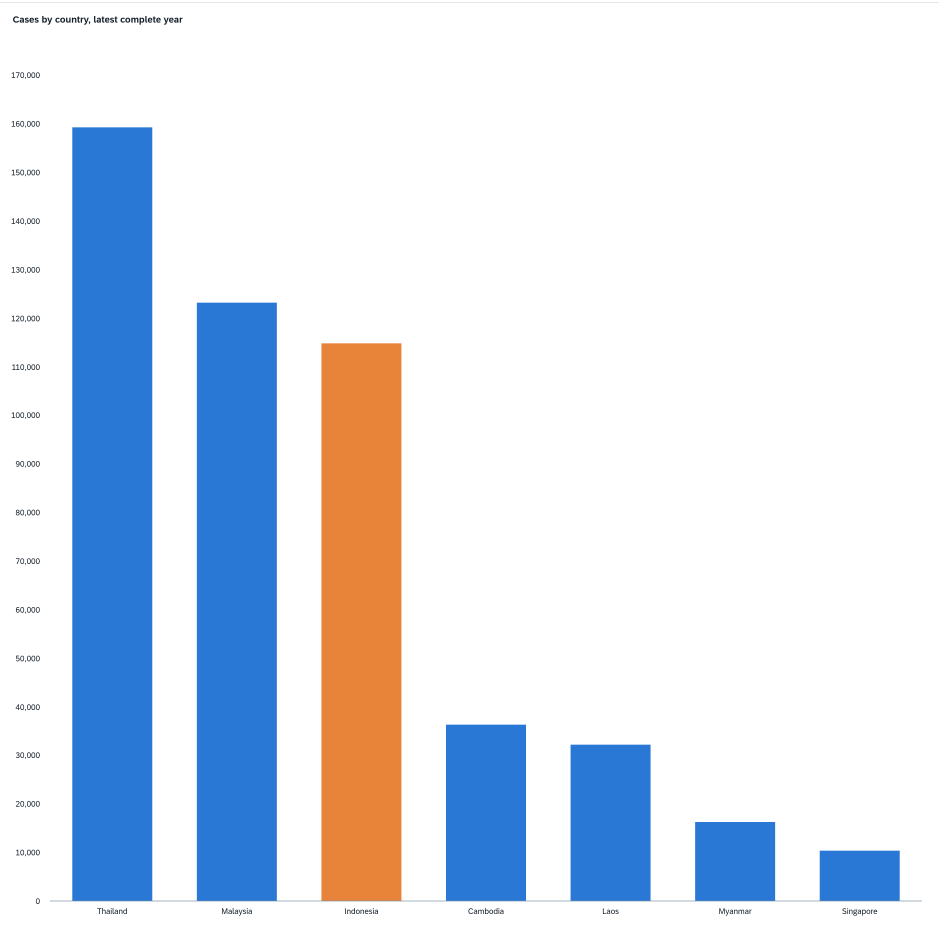
#> input picture storyboard/gambar-sac/h02-per-negara.png, 2816 x 2816 px (shown at 1/3 size); its folder holds only this picture in this run
$ python siapkan-gambar.py
#> lines starting #> are read from the running program, lines starting #| are printed output that depends on the picture; after the words box and inside, x2 and y2 are one past the last pixel; in counts of white or black regions, pixels touching at a corner belong together
#!/usr/bin/env python3
r"""
Siapkan ekspor SAC untuk dek: buang judul bawaan, chrome widget, sisa tooltip,
lalu rapatkan margin putih.

SAC mengekspor tiap widget dengan judulnya sendiri di baris atas. Judul itu
sudah ditulis ulang oleh \sacslot di LaTeX dengan ukuran yang terbaca, jadi
versi bawaannya cuma menggandakan teks dan memakan tinggi gambar. Skrip ini
memotongnya, lalu memangkas margin putih supaya bidang plot mengisi slot.

  gambar-sac/*.png  ->  gambar-siap/*.png
r"""
import os
import numpy as np
from PIL import Image

SUMBER = "gambar-sac"
TUJUAN = "gambar-siap"
RASIO = "gambar-siap/rasio.tex"

# Baris yang dipotong dari atas, per berkas. Default 100 menghapus garis tipis
# di baris 6-7 dan pita judul di baris 47-73 pada semua ekspor persegi.
POTONG_ATAS = {
    "h03-alur": 0,              # diagram bentuk, tidak berjudul
    "h08-kalender-tha": 194,    # tooltip nyangkut; sisa bingkainya habis di baris 193
    "h12-tolok-ukur": 175,      # judul + baris chrome widget SAC
    "h13-tenggang": 175,        # sama
}
DEFAULT_ATAS = 100

BATAS_PUTIH = 247   # di atas ini dianggap latar
PADDING = 8         # sisa napas di tepi, dalam piksel sumber

# Peta panas memakai skala merah-putih saja, jadi piksel biru di dalamnya pasti
# sisa keadaan hover SAC (label bulan tersorot, garis seleksi sel) dan bukan
# data. Untuk berkas ini saja, biru itu ditimpa warna tetangga terdekat.
TANPA_BIRU_SAH = {
    "h06-heatmap-jeda",
    "h07-anomali",
    "h08-kalender-idn",
    "h08-kalender-tha",
    "h10-kalender-prioritas",
}


LABEL_GELAP = (74, 74, 74)   # abu label sumbu bawaan SAC


# [34 lines left out: function hapus_sorotan, not called in this run]


def pangkas(path_masuk, path_keluar):
#> called with path_masuk = 'gambar-sac/h02-per-negara.png', path_keluar = 'gambar-siap/h02-per-negara.png'
    im = Image.open(path_masuk).convert("RGB")
#> im is the input picture: PIL image 2816x2816 RGB; mean R, G, B 217.8, 225.7, 237.7
    nama = os.path.splitext(os.path.basename(path_masuk))[0]

    atas = POTONG_ATAS.get(nama, DEFAULT_ATAS)
    if atas:
        im = im.crop((0, atas, im.width, im.height))
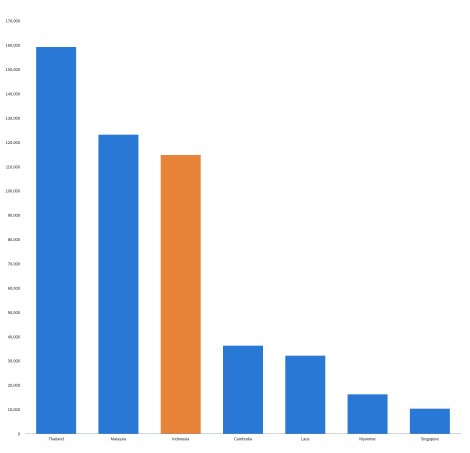
#> im: PIL image 2816x2716 RGB (shown at 1/6 size); mean R, G, B 216.6, 224.8, 237.2

    if nama in TANPA_BIRU_SAH:
        im = hapus_sorotan(im)

    a = np.asarray(im.convert("L"))
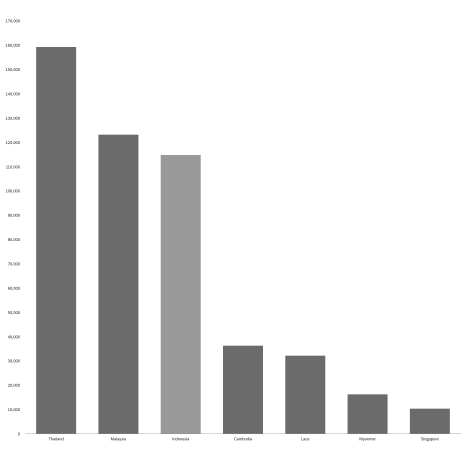
#> a: shape (2716, 2816) (shown at 1/6 size); min 28, max 255, mean 223.7
    tinta = a < BATAS_PUTIH
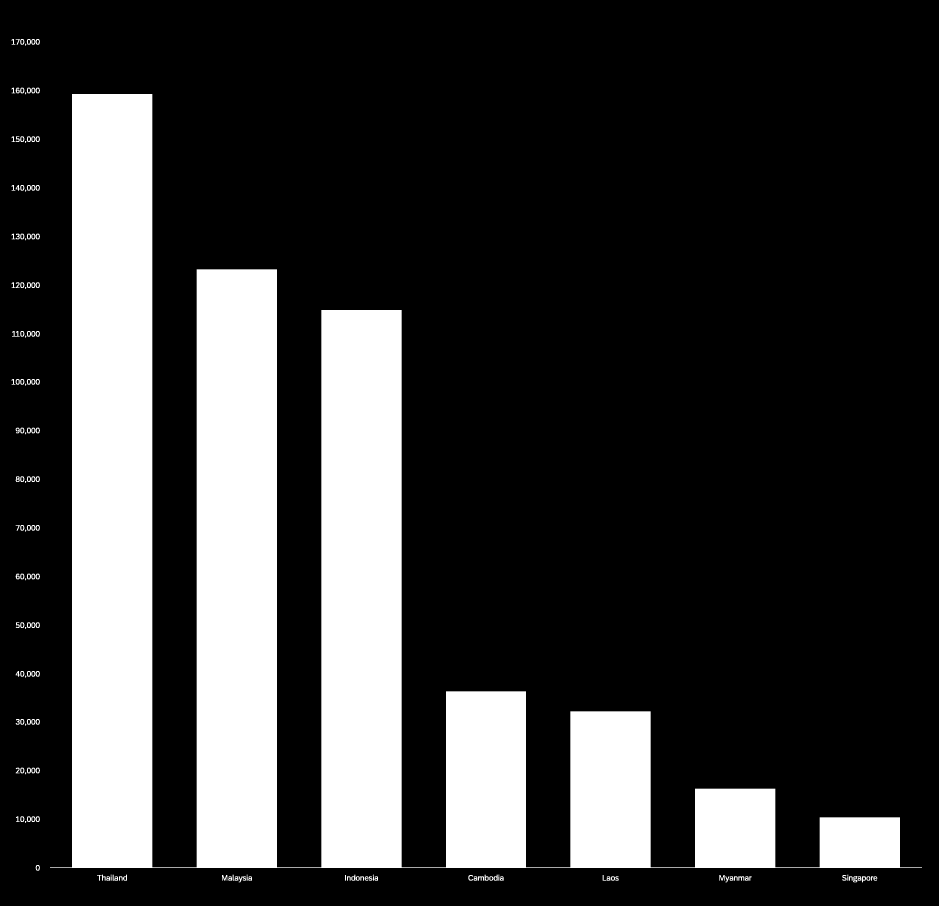
#> tinta: shape (2716, 2816) bool (shown at 1/3 size); 22.9% white; 167 white regions (22 under 20 px), largest, box (x1, y1, x2, y2) and area: (150, 282, 2766, 2604) 1732192, (715, 2629, 738, 2647) 179, (36, 993, 59, 1010) 165
    baris = np.flatnonzero(tinta.any(axis=1))
#> baris = 2392 values from 117 to 2646
    kolom = np.flatnonzero(tinta.any(axis=0))
#> kolom = 2696 values from 35 to 2765
    if not len(baris) or not len(kolom):
        im.save(path_keluar)
        return im.size, im.size

    y0 = max(0, baris[0] - PADDING)
#> y0 = 109
    y1 = min(a.shape[0], baris[-1] + 1 + PADDING)
#> y1 = 2655
    x0 = max(0, kolom[0] - PADDING)
#> x0 = 27
    x1 = min(a.shape[1], kolom[-1] + 1 + PADDING)
#> x1 = 2774

    hasil = im.crop((x0, y0, x1, y1))
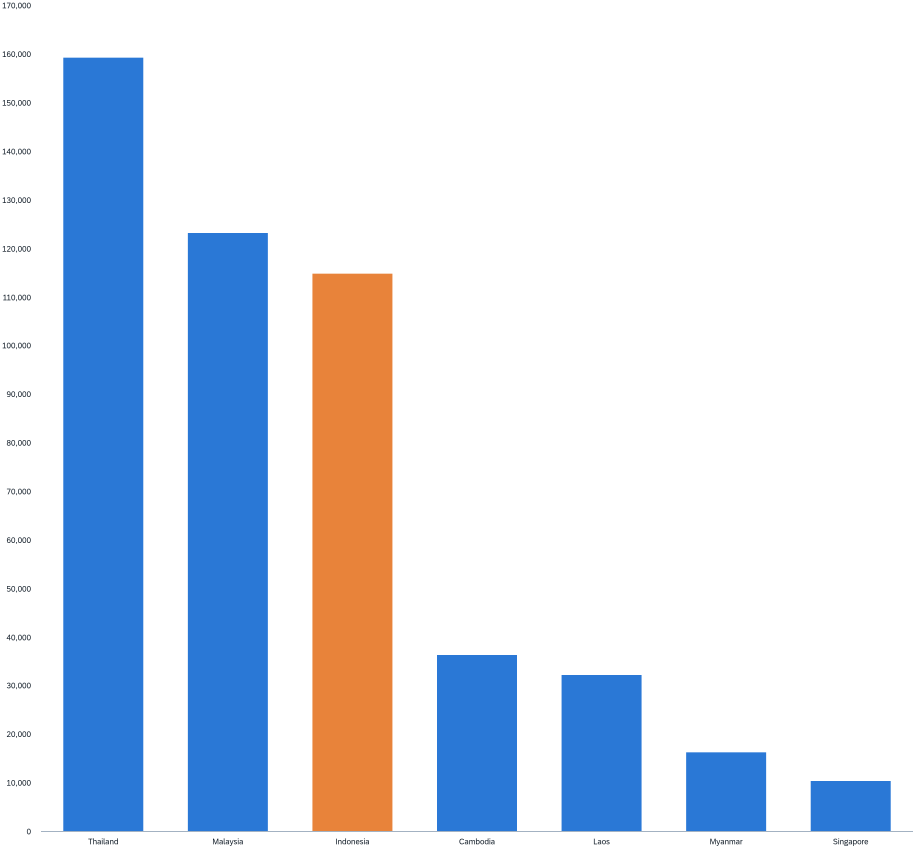
#> hasil: PIL image 2747x2546 RGB (shown at 1/3 size); mean R, G, B 213, 222, 235.6
    hasil.save(path_keluar, optimize=True)
    return Image.open(path_masuk).size, hasil.size


def main():
    os.makedirs(TUJUAN, exist_ok=True)
    rasio_tex = [
        "% Dibuat otomatis oleh siapkan-gambar.py -- jangan disunting tangan.",
        "% Rasio lebar/tinggi tiap gambar yang sudah dipangkas, supaya \\sacslot",
        "% bisa menghitung lebar kotak dari tingginya dan menggambar bingkai",
        "% kartu yang persis sebesar gambarnya.",
    ]
    for berkas in sorted(os.listdir(SUMBER)):
        if not berkas.endswith(".png"):
            continue
        nama = os.path.splitext(berkas)[0]
        lama, baru = pangkas(os.path.join(SUMBER, berkas),
                             os.path.join(TUJUAN, berkas))
        rasio = baru[0] / baru[1]
#> rasio = 1.08
        rasio_tex.append(
            f"\\expandafter\\def\\csname rasio@{nama}\\endcsname{{{rasio:.4f}}}")
        print(f"{berkas:30s} {lama[0]}x{lama[1]} -> {baru[0]}x{baru[1]}"
              f"  (w/h {rasio:.2f})")
#| h02-per-negara.png             2816x2816 -> 2747x2546  (w/h 1.08)
    with open(RASIO, "w") as f:
        f.write("\n".join(rasio_tex) + "\n")
    print(f"\n-> {RASIO} ({len(rasio_tex) - 4} rasio)")
#| -> gambar-siap/rasio.tex (1 rasio)


if __name__ == "__main__":
    main()

$ run again, on storyboard/gambar-sac/h05-musiman-tha.png
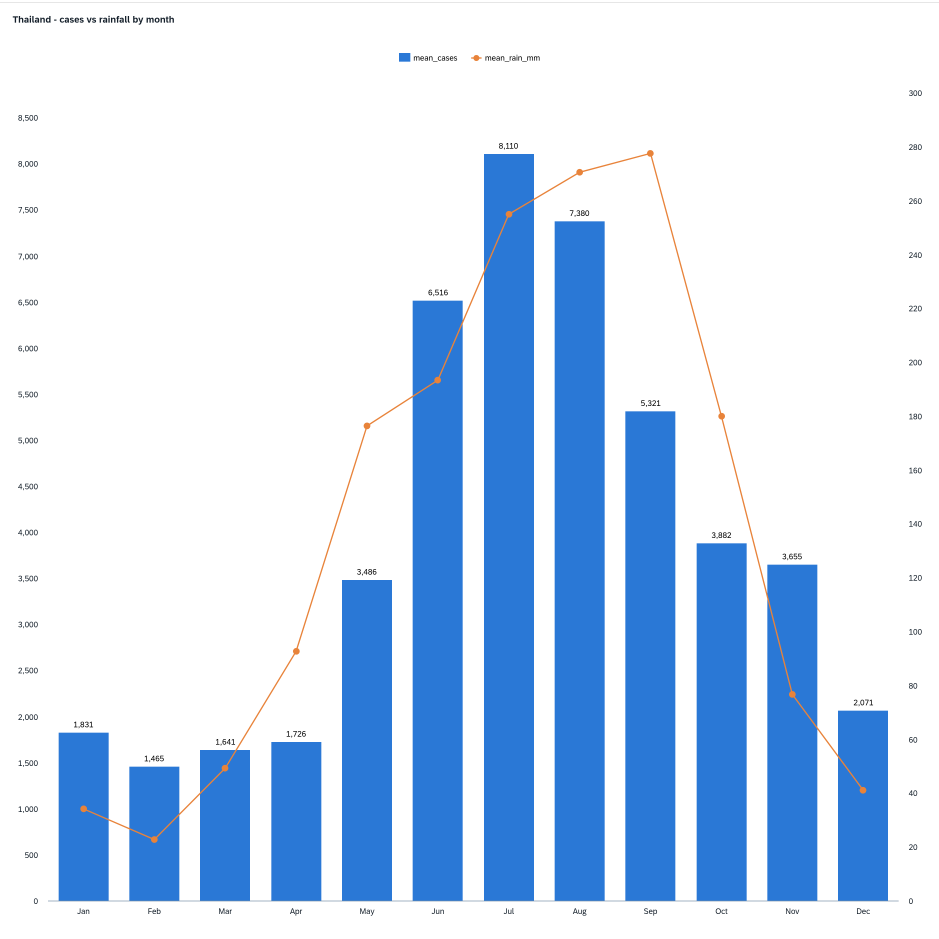
#> input picture storyboard/gambar-sac/h05-musiman-tha.png, 2816 x 2816 px (shown at 1/3 size)
#> in pangkas, im is the input picture: PIL image 2816x2816 RGB; mean R, G, B 202.1, 220.9, 243.7
#> im: PIL image 2816x2716 RGB
#> in pangkas, `tinta = a < BATAS_PUTIH`:
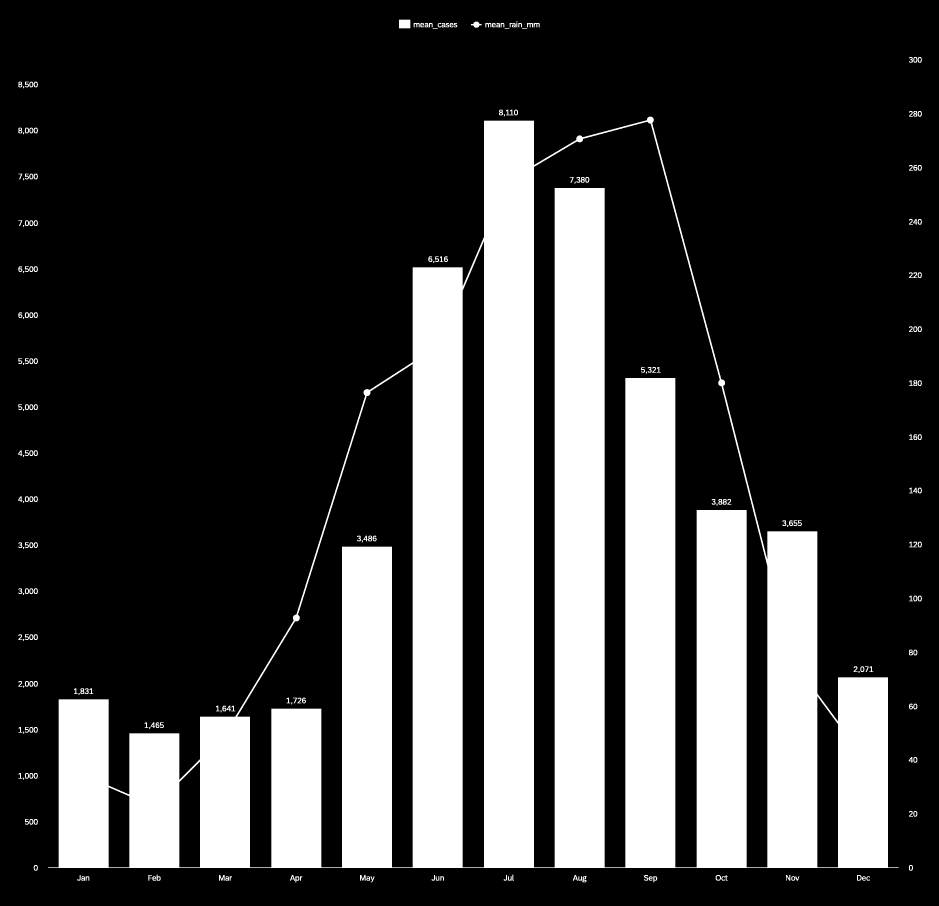
#> tinta: shape (2716, 2816) bool (shown at 1/3 size); 26.1% white; 245 white regions (29 under 20 px), largest, box (x1, y1, x2, y2) and area: (144, 350, 2696, 2604) 1971388, (1197, 59, 1231, 85) 884, (1413, 65, 1445, 83) 333
#> baris = 2370 values from 59 to 2646
#> kolom = 2646 values from 54 to 2765
#> y0 = 51
#> y1 = 2655
#> x0 = 46
#> x1 = 2774
#> in pangkas, `hasil = im.crop((x0, y0, x1, y1))`:
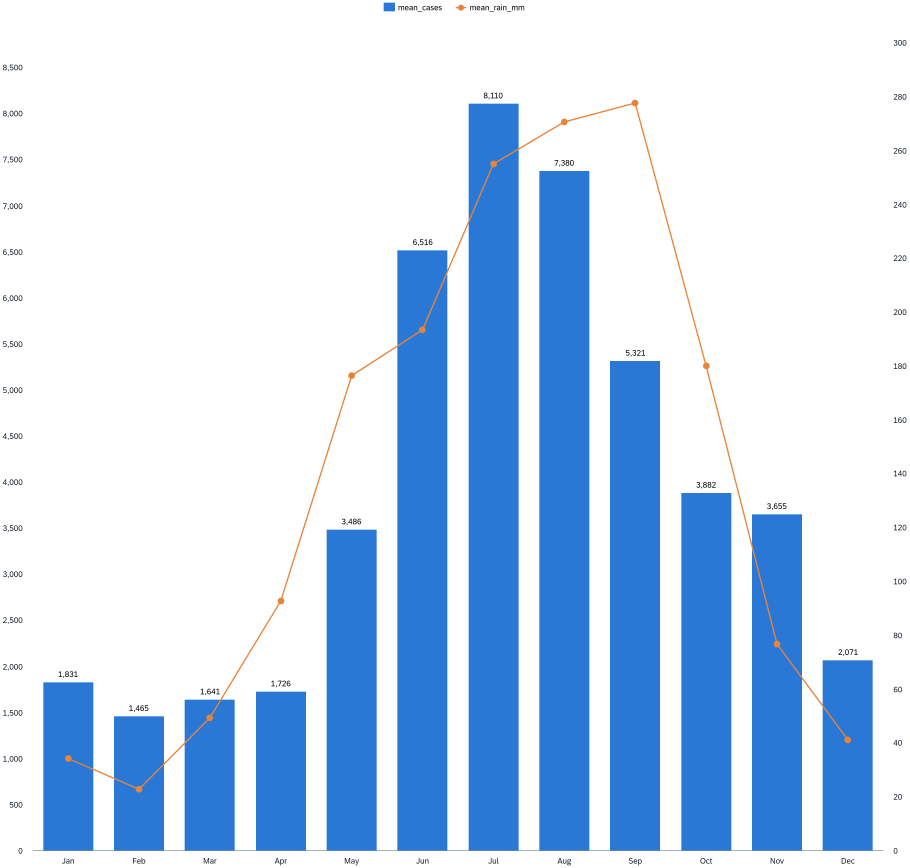
#> hasil: PIL image 2728x2604 RGB (shown at 1/3 size); mean R, G, B 196, 217.1, 242.6
#> rasio = 1.05
#| h05-musiman-tha.png            2816x2816 -> 2728x2604  (w/h 1.05)
#| -> gambar-siap/rasio.tex (1 rasio)

$ run again, on storyboard/gambar-sac/h06-heatmap-jeda.png
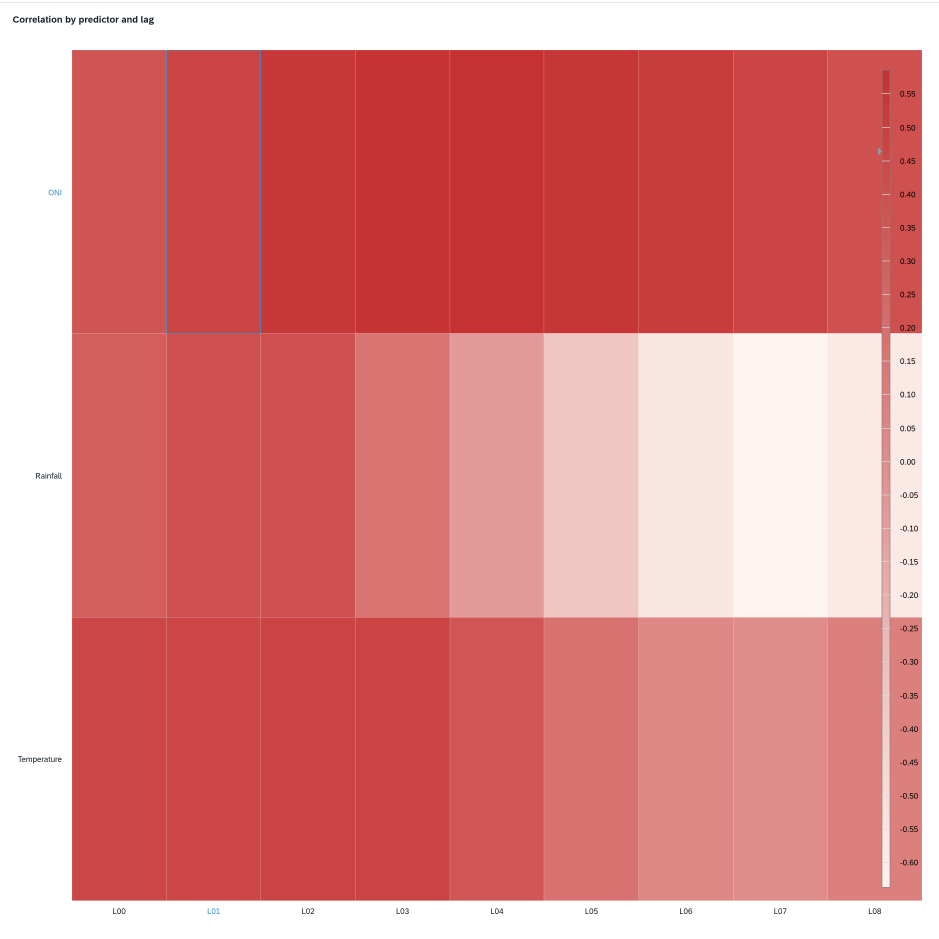
#> input picture storyboard/gambar-sac/h06-heatmap-jeda.png, 2816 x 2816 px (shown at 1/3 size)
#> in pangkas, im is the input picture: PIL image 2816x2816 RGB; mean R, G, B 220.4, 133.5, 132.6
#> im: PIL image 2816x2716 RGB
#> in hapus_sorotan, `biru = (a[:, :, 2] - a[:, :, 0] > 30) & (a[:, :, 2] > 110)`:
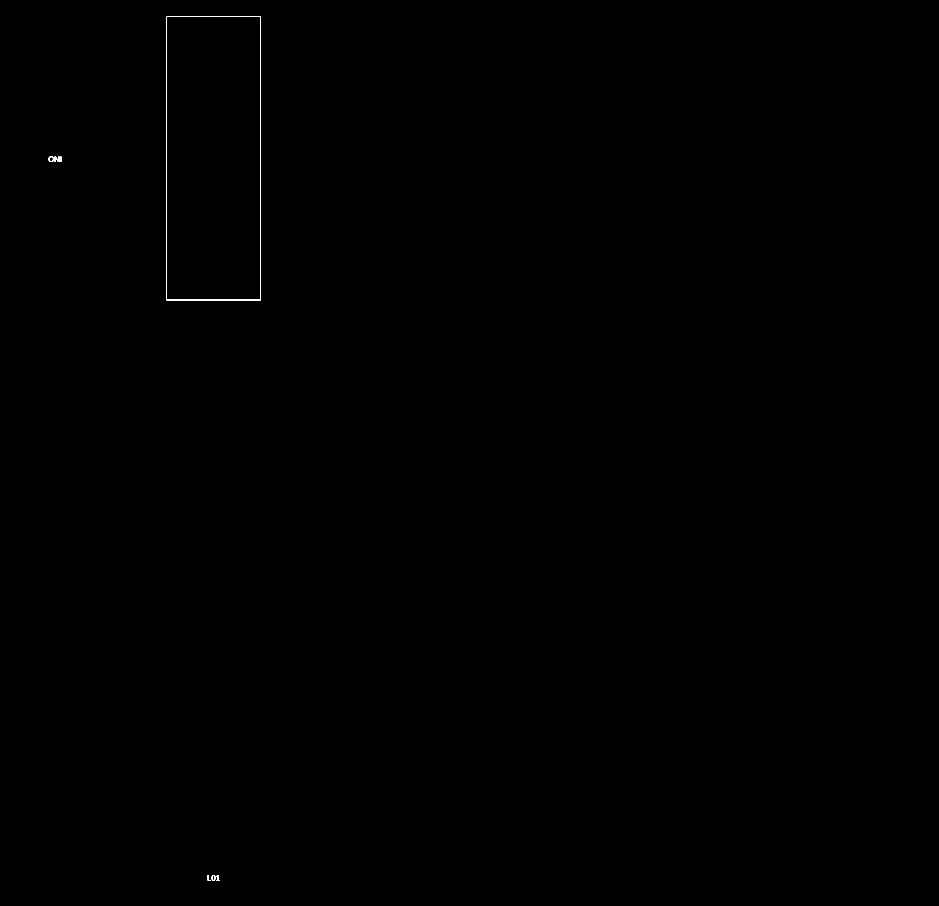
#> biru: shape (2716, 2816) bool (shown at 1/3 size); 0.06% white in thin lines or dots, all inside (x1, y1, x2, y2) = (146, 50, 783, 2642)
#> tinta: shape (2716, 2816) bool; 85.1% white; 25 black regions (8 under 20 px), largest, box (x1, y1, x2, y2) and area: (0, 0, 2816, 2716) 1135147, (2199, 900, 2482, 1752) 2265, (149, 471, 159, 483) 91
#> baris = 2569 values from 50 to 2641
#> kolom = 2677 values from 54 to 2765
#> y0 = 42
#> y1 = 2650
#> x0 = 46
#> x1 = 2774
#> in pangkas, `hasil = im.crop((x0, y0, x1, y1))`:
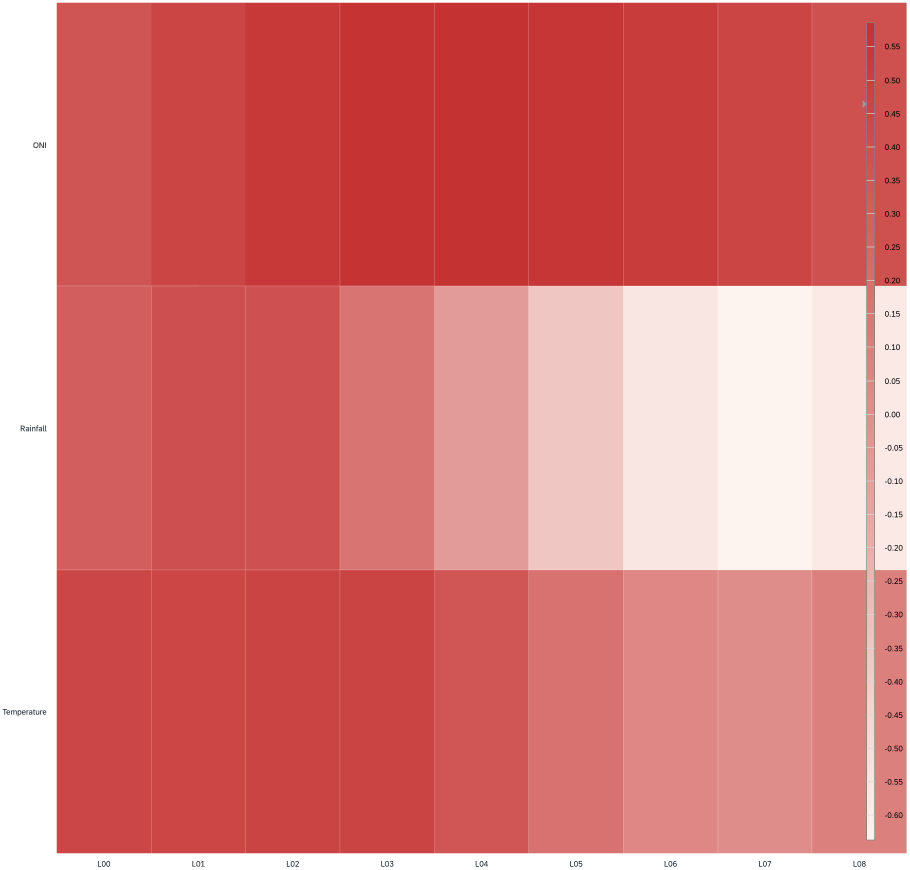
#> hasil: PIL image 2728x2608 RGB (shown at 1/3 size); mean R, G, B 216.7, 119.7, 118.6
#> rasio = 1.05
#| h06-heatmap-jeda.png           2816x2816 -> 2728x2608  (w/h 1.05)
#| -> gambar-siap/rasio.tex (1 rasio)
